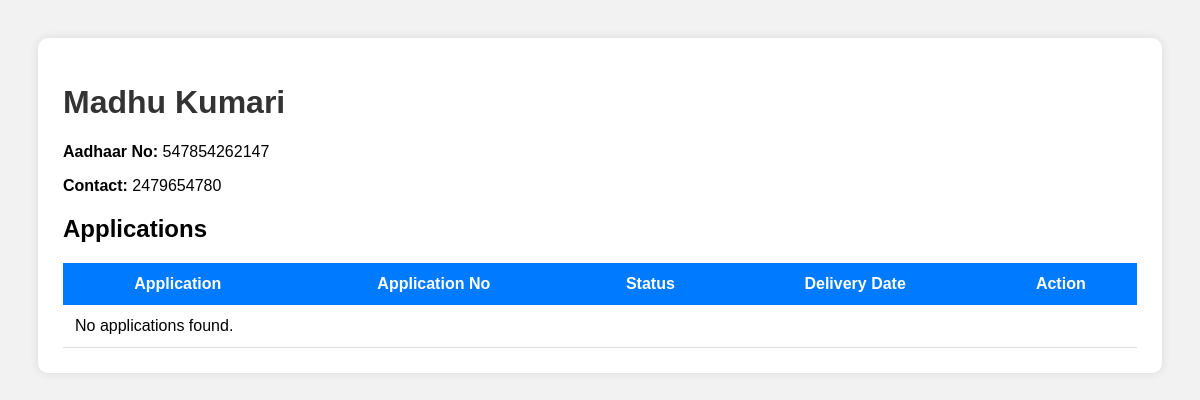
/customer/4/, run on the app's committed database.
### customers_app/models.py (models this page shows, shortened)
class Customer(models.Model):
    user = models.OneToOneField(
        User,
        on_delete=models.CASCADE,
        null=True,
        blank=True
    )
    name = models.CharField(max_length=100)
    aadhaar_no = models.CharField(max_length=20, unique=True)
    contact_no = models.CharField(max_length=15)

### customers_app/views.py (the view)
# urls.py: path('customer/<int:customer_id>/', views.customer_detail, name='customer_detail'),
def customer_detail(request, customer_id):
    customer = get_object_or_404(Customer, id=customer_id)
    applications = Application.objects.filter(customer=customer)
    return render(request, 'customer_detail.html', {
        'customer': customer,
        'applications': applications
    })

### templates/customer_detail.html (shortened to what this page needs)
<!DOCTYPE html>
<html>
<head>
</head>
<body>
<div class="container">
    <h1>{{ customer.name }}</h1>
    <div class="info">
        <p>
            <strong>Aadhaar No:</strong>
            {{ customer.aadhaar_no }}
        </p>
        <p>
            <strong>Contact:</strong>
            {{ customer.contact_no }}
        </p>
    </div>
    <h2>Applications</h2>
    <table>
        <tr>
            <th>Application</th>
            <th>Application No</th>
            <th>Status</th>
            <th>Delivery Date</th>
            <th>Action</th>
        </tr>
        {% for app in applications %}
        <tr>
            <td>{{ app.application_name }}</td>
            <td>{{ app.application_no }}</td>
            <td>{{ app.status }}</td>
            <td>
                {% if app.delivery_date %}
                    {{ app.delivery_date }}
                {% else %}
                    Not Delivered
                {% endif %}
            </td>
            <td>
                {% if app.status != 'Delivered' %}
                    <a
                        class="btn"
                        href="/update-status/{{ app.id }}/"
                    >
                        Mark Delivered
                    </a>
                {% else %}
                    <span class="delivered">
                        Delivered
                    </span>
                {% endif %}
            </td>
        </tr>
        {% empty %}
        <tr>
            <td colspan="5">
                No applications found.
            </td>
        </tr>
        {% endfor %}
    </table>
</div>
</body>
</html>

### templates/customer_detail.html (style rules this page uses)
body { font-family: Arial; background:#f2f2f2; padding:30px; }
.container { background:white; padding:25px; border-radius:10px; box-shadow:0px 0px 10px rgba(0,0,0,0.1); }
h1 { color:#333; }
.info { margin-bottom:20px; }
table { width:100%; border-collapse:collapse; background:white; }
table th { background:#007bff; color:white; padding:12px; }
table td { padding:12px; border-bottom:1px solid #ddd; }

### data on the page
Customer: name "Madhu Kumari", aadhaar_no "547854262147", contact_no "2479654780"
